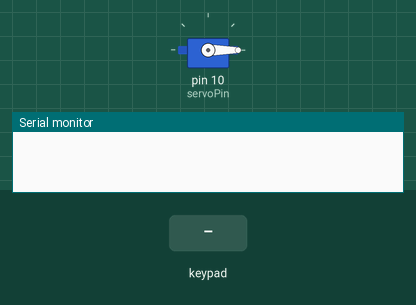
The sketch below on a simulated Arduino Uno, built with avr-gcc and run on an emulated ATmega328P. On the bench: servo, the last lines printed to the serial monitor. The inputs (shaded band) are chosen by the test bench.

Above: at 1.2 s.
1.3 s: keypad keys 1 2 3 4 # pressed 0.4 s apart
At 3.4 s:
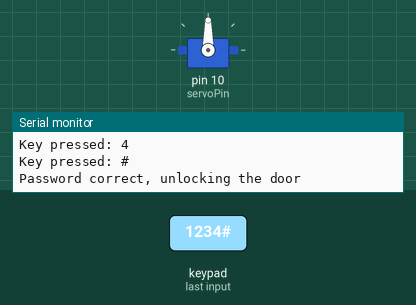
4.8 s: key 'A' pressed
7.8 s: key 'B' pressed
9.6 s: keypad keys 1 2 3 4 * pressed 0.4 s apart
13.1 s: key 'C' pressed
14.6 s: keypad keys 1 2 3 4 D pressed 0.4 s apart
Timing chart, 0 to 17.6 s (numbered marks = the images above; inputs shaded):
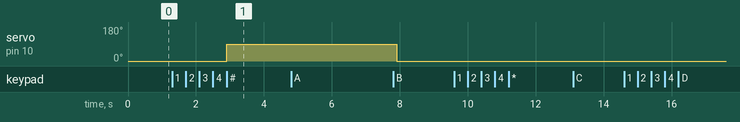

Measured:
- after the input at 1.3 s, servo on pin 10 (servoPin): 0° → 90° after 1.6 s
- after the input at 4.8 s, every drawn part: stays the same

The sketch:

SMART_D00R_LOCK.ino
```cpp
#include <Keypad.h>
#include <Servo.h>

// Define the keypad layout
const byte ROWS = 4;
const byte COLS = 4;
char keys[ROWS][COLS] = {
  {'1', '2', '3', 'A'},
  {'4', '5', '6', 'B'},
  {'7', '8', '9', 'C'},
  {'*', '0', '#', 'D'}
};
byte rowPins[ROWS] = {2, 3, 4, 5}; // Connect to the row pinouts of the keypad
byte colPins[COLS] = {6, 7, 8, 9}; // Connect to the column pinouts of the keypad

Keypad keypad = Keypad(makeKeymap(keys), rowPins, colPins, ROWS, COLS);

// Define the servo motor pin
const int servoPin = 10;
Servo lockServo;

// Define the password
const String password = "1234";
String inputPassword = "";

void setup() {
  Serial.begin(9600);
  lockServo.attach(servoPin);
  lockServo.write(0); // Lock the door initially
}

void loop() {
  char key = keypad.getKey();

  if (key) {
    Serial.print("Key pressed: ");
    Serial.println(key);

    if (key == '*') {
      // Clear the input password
      inputPassword = "";
      Serial.println("Password cleared");
    } else if (key == '#') {
      // Check the input password
      if (inputPassword == password) {
        Serial.println("Password correct, unlocking the door");
        lockServo.write(90); // Unlock the door
        delay(5000); // Keep the door unlocked for 5 seconds
        lockServo.write(0); // Lock the door again
      } else {
        Serial.println("Incorrect password");
      }
      inputPassword = ""; // Clear the input password after checking
    } else {
      // Append the key to the input password
      inputPassword += key;
    }
  }
}
```
